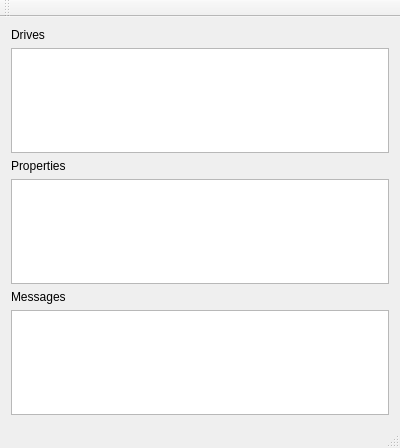
<?xml version="1.0" encoding="UTF-8"?>
<ui version="4.0">
 <class>MainWindow</class>
 <widget class="QMainWindow" name="MainWindow">
  <property name="geometry">
   <rect>
    <x>0</x>
    <y>0</y>
    <width>400</width>
    <height>448</height>
   </rect>
  </property>
  <property name="windowTitle">
   <string>MainWindow</string>
  </property>
  <widget class="QWidget" name="centralWidget">
   <layout class="QVBoxLayout" name="verticalLayout">
    <item>
     <widget class="QLabel" name="label_3">
      <property name="text">
       <string>Drives</string>
      </property>
     </widget>
    </item>
    <item>
     <widget class="QListWidget" name="listWidget"/>
    </item>
    <item>
     <widget class="QLabel" name="label_2">
      <property name="text">
       <string>Properties</string>
      </property>
     </widget>
    </item>
    <item>
     <widget class="QTextEdit" name="textEdit"/>
    </item>
    <item>
     <widget class="QLabel" name="label">
      <property name="text">
       <string>Messages</string>
      </property>
     </widget>
    </item>
    <item>
     <widget class="QListWidget" name="msgs"/>
    </item>
   </layout>
  </widget>
  <widget class="QMenuBar" name="menuBar">
   <property name="geometry">
    <rect>
     <x>0</x>
     <y>0</y>
     <width>400</width>
     <height>30</height>
    </rect>
   </property>
  </widget>
  <widget class="QToolBar" name="mainToolBar">
   <attribute name="toolBarArea">
    <enum>TopToolBarArea</enum>
   </attribute>
   <attribute name="toolBarBreak">
    <bool>false</bool>
   </attribute>
  </widget>
  <widget class="QStatusBar" name="statusBar"/>
 </widget>
 <layoutdefault spacing="6" margin="11"/>
 <resources/>
 <connections/>
</ui>
